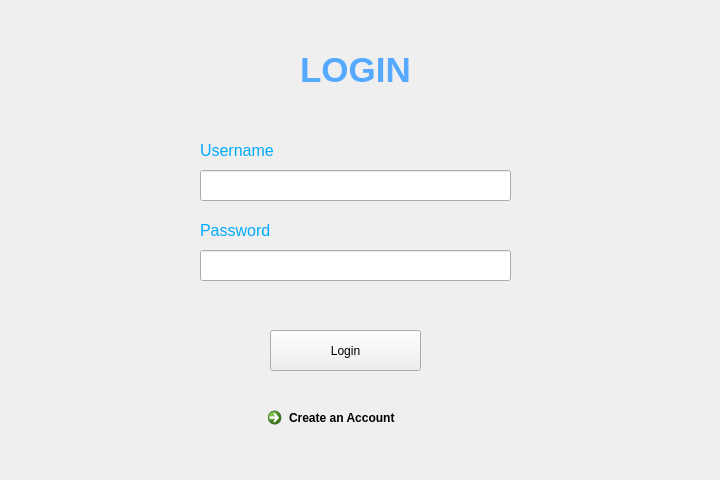
<?xml version="1.0" encoding="UTF-8"?>
<ui version="4.0">
 <class>Form</class>
 <widget class="QWidget" name="Form">
  <property name="geometry">
   <rect>
    <x>0</x>
    <y>0</y>
    <width>720</width>
    <height>480</height>
   </rect>
  </property>
  <property name="windowTitle">
   <string>Form</string>
  </property>
  <widget class="QLabel" name="user_label">
   <property name="geometry">
    <rect>
     <x>200</x>
     <y>140</y>
     <width>101</width>
     <height>21</height>
    </rect>
   </property>
   <property name="text">
    <string>&lt;html&gt;&lt;head/&gt;&lt;body&gt;&lt;p&gt;&lt;span style=&quot; font-size:12pt; color:#00aaff;&quot;&gt;Username&lt;/span&gt;&lt;/p&gt;&lt;/body&gt;&lt;/html&gt;</string>
   </property>
  </widget>
  <widget class="QLabel" name="label">
   <property name="geometry">
    <rect>
     <x>200</x>
     <y>40</y>
     <width>311</width>
     <height>61</height>
    </rect>
   </property>
   <property name="text">
    <string>&lt;html&gt;&lt;head/&gt;&lt;body&gt;&lt;p align=&quot;center&quot;&gt;&lt;span style=&quot; font-size:26pt; font-weight:700; color:#55aaff;&quot;&gt;LOGIN&lt;/span&gt;&lt;/p&gt;&lt;/body&gt;&lt;/html&gt;</string>
   </property>
  </widget>
  <widget class="QLineEdit" name="username">
   <property name="geometry">
    <rect>
     <x>200</x>
     <y>170</y>
     <width>311</width>
     <height>31</height>
    </rect>
   </property>
  </widget>
  <widget class="QLineEdit" name="password">
   <property name="geometry">
    <rect>
     <x>200</x>
     <y>250</y>
     <width>311</width>
     <height>31</height>
    </rect>
   </property>
   <property name="autoFillBackground">
    <bool>false</bool>
   </property>
   <property name="echoMode">
    <enum>QLineEdit::Password</enum>
   </property>
  </widget>
  <widget class="QLabel" name="pass_label">
   <property name="geometry">
    <rect>
     <x>200</x>
     <y>220</y>
     <width>101</width>
     <height>21</height>
    </rect>
   </property>
   <property name="text">
    <string>&lt;html&gt;&lt;head/&gt;&lt;body&gt;&lt;p&gt;&lt;span style=&quot; font-size:12pt; color:#00aaff;&quot;&gt;Password&lt;/span&gt;&lt;/p&gt;&lt;/body&gt;&lt;/html&gt;</string>
   </property>
  </widget>
  <widget class="QPushButton" name="login_button">
   <property name="geometry">
    <rect>
     <x>270</x>
     <y>330</y>
     <width>151</width>
     <height>41</height>
    </rect>
   </property>
   <property name="text">
    <string>Login</string>
   </property>
  </widget>
  <widget class="QCommandLinkButton" name="createLink">
   <property name="geometry">
    <rect>
     <x>260</x>
     <y>400</y>
     <width>172</width>
     <height>41</height>
    </rect>
   </property>
   <property name="mouseTracking">
    <bool>true</bool>
   </property>
   <property name="text">
    <string>Create an Account</string>
   </property>
  </widget>
 </widget>
 <resources/>
 <connections/>
</ui>
